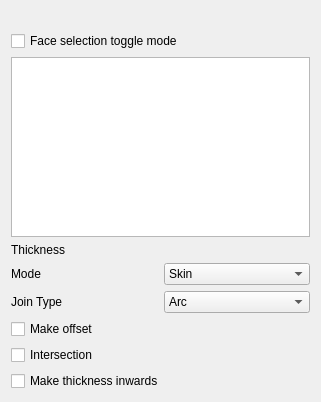
<?xml version="1.0" encoding="UTF-8"?>
<ui version="4.0">
 <class>PartDesignGui::TaskThicknessParameters</class>
 <widget class="QWidget" name="PartDesignGui::TaskThicknessParameters">
  <property name="geometry">
   <rect>
    <x>0</x>
    <y>0</y>
    <width>321</width>
    <height>402</height>
   </rect>
  </property>
  <property name="windowTitle">
   <string notr="true">Form</string>
  </property>
  <layout class="QVBoxLayout" name="verticalLayout">
   <item>
    <widget class="QLabel" name="message">
     <property name="text">
      <string/>
     </property>
    </widget>
   </item>
   <item>
    <layout class="QHBoxLayout" name="horizontalLayout">
     <item>
      <widget class="QCheckBox" name="buttonRefAdd">
       <property name="toolTip">
        <string>In toggle mode, you can select geometry either
in the list below, or in the 3D view to toggle
its state.

In normal mode, you can only add new geometry
by selection. Existing geometry references can
be removed using the Delete key.</string>
       </property>
       <property name="text">
        <string>Face selection toggle mode</string>
       </property>
       <property name="checkable">
        <bool>true</bool>
       </property>
      </widget>
     </item>
    </layout>
   </item>
   <item>
    <widget class="QTreeWidget" name="treeWidgetReferences">
     <property name="minimumSize">
      <size>
       <width>0</width>
       <height>150</height>
      </size>
     </property>
     <attribute name="headerVisible">
      <bool>false</bool>
     </attribute>
     <column>
      <property name="text">
       <string notr="true">1</string>
      </property>
     </column>
    </widget>
   </item>
   <item>
    <layout class="QGridLayout" name="gridLayout_2">
     <item row="0" column="0">
      <widget class="QLabel" name="label">
       <property name="text">
        <string>Thickness</string>
       </property>
      </widget>
     </item>
     <item row="0" column="1">
      <widget class="Gui::QuantitySpinBox" name="Value" native="true">
       <property name="keyboardTracking" stdset="0">
        <bool>false</bool>
       </property>
       <property name="unit" stdset="0">
        <string notr="true">mm</string>
       </property>
       <property name="minimum" stdset="0">
        <double>0.000000000000000</double>
       </property>
       <property name="maximum" stdset="0">
        <double>999999999.000000000000000</double>
       </property>
       <property name="singleStep" stdset="0">
        <double>0.100000000000000</double>
       </property>
       <property name="value" stdset="0">
        <double>1.000000000000000</double>
       </property>
      </widget>
     </item>
     <item row="1" column="0">
      <widget class="QLabel" name="label_2">
       <property name="text">
        <string>Mode</string>
       </property>
      </widget>
     </item>
     <item row="1" column="1">
      <widget class="QComboBox" name="modeComboBox">
       <item>
        <property name="text">
         <string>Skin</string>
        </property>
       </item>
       <item>
        <property name="text">
         <string>Pipe</string>
        </property>
       </item>
       <item>
        <property name="text">
         <string>Recto Verso</string>
        </property>
       </item>
      </widget>
     </item>
     <item row="2" column="0">
      <widget class="QLabel" name="label_3">
       <property name="text">
        <string>Join Type</string>
       </property>
      </widget>
     </item>
     <item row="2" column="1">
      <widget class="QComboBox" name="joinComboBox">
       <item>
        <property name="text">
         <string>Arc</string>
        </property>
       </item>
       <item>
        <property name="text">
         <string>Intersection</string>
        </property>
       </item>
      </widget>
     </item>
    </layout>
   </item>
   <item>
    <widget class="QCheckBox" name="checkMakeOffset">
     <property name="text">
      <string>Make offset</string>
     </property>
    </widget>
   </item>
   <item>
    <widget class="QCheckBox" name="checkIntersection">
     <property name="text">
      <string>Intersection</string>
     </property>
    </widget>
   </item>
   <item>
    <widget class="QCheckBox" name="checkReverse">
     <property name="text">
      <string>Make thickness inwards</string>
     </property>
    </widget>
   </item>
  </layout>
 </widget>
 <customwidgets>
  <customwidget>
   <class>Gui::QuantitySpinBox</class>
   <extends>QWidget</extends>
   <header>Gui/QuantitySpinBox.h</header>
  </customwidget>
 </customwidgets>
 <tabstops>
  <tabstop>buttonRefAdd</tabstop>
  <tabstop>treeWidgetReferences</tabstop>
  <tabstop>Value</tabstop>
  <tabstop>modeComboBox</tabstop>
  <tabstop>joinComboBox</tabstop>
  <tabstop>checkMakeOffset</tabstop>
  <tabstop>checkIntersection</tabstop>
  <tabstop>checkReverse</tabstop>
 </tabstops>
 <resources/>
 <connections/>
</ui>
